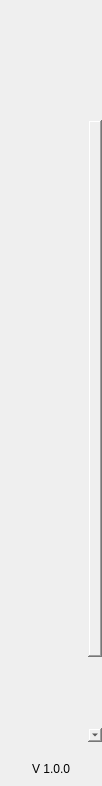
<?xml version="1.0" encoding="UTF-8"?>
<ui version="4.0">
 <class>NavMenuWidget</class>
 <widget class="QWidget" name="NavMenuWidget">
  <property name="geometry">
   <rect>
    <x>0</x>
    <y>0</y>
    <width>102</width>
    <height>786</height>
   </rect>
  </property>
  <property name="windowTitle">
   <string>Form</string>
  </property>
  <property name="styleSheet">
   <string notr="true">padding:0px;
border:none;
margin:0px;</string>
  </property>
  <layout class="QVBoxLayout" name="verticalLayout">
   <property name="spacing">
    <number>0</number>
   </property>
   <property name="leftMargin">
    <number>0</number>
   </property>
   <property name="topMargin">
    <number>0</number>
   </property>
   <property name="rightMargin">
    <number>0</number>
   </property>
   <property name="bottomMargin">
    <number>0</number>
   </property>
   <item>
    <widget class="QWidget" name="navContainer_2" native="true">
     <layout class="QVBoxLayout" name="navContainer" stretch="0,0,0,0">
      <property name="spacing">
       <number>0</number>
      </property>
      <property name="leftMargin">
       <number>0</number>
      </property>
      <property name="topMargin">
       <number>0</number>
      </property>
      <property name="rightMargin">
       <number>0</number>
      </property>
      <property name="bottomMargin">
       <number>10</number>
      </property>
      <item>
       <widget class="QPushButton" name="imgLogo">
        <property name="minimumSize">
         <size>
          <width>0</width>
          <height>120</height>
         </size>
        </property>
        <property name="focusPolicy">
         <enum>Qt::NoFocus</enum>
        </property>
        <property name="text">
         <string/>
        </property>
        <property name="iconSize">
         <size>
          <width>64</width>
          <height>64</height>
         </size>
        </property>
       </widget>
      </item>
      <item>
       <widget class="QScrollArea" name="scrollAreaNav">
        <property name="sizePolicy">
         <sizepolicy hsizetype="Expanding" vsizetype="Expanding">
          <horstretch>0</horstretch>
          <verstretch>0</verstretch>
         </sizepolicy>
        </property>
        <property name="minimumSize">
         <size>
          <width>0</width>
          <height>0</height>
         </size>
        </property>
        <property name="styleSheet">
         <string notr="true">QScrollBar {
height:0px;
 width:0px;
}

#scrollAreaNav{
background-color:transparent;
}</string>
        </property>
        <property name="horizontalScrollBarPolicy">
         <enum>Qt::ScrollBarAlwaysOff</enum>
        </property>
        <property name="sizeAdjustPolicy">
         <enum>QAbstractScrollArea::AdjustToContents</enum>
        </property>
        <property name="widgetResizable">
         <bool>true</bool>
        </property>
        <property name="alignment">
         <set>Qt::AlignLeading|Qt::AlignLeft|Qt::AlignTop</set>
        </property>
        <widget class="QWidget" name="scrollAreaNavVert">
         <property name="geometry">
          <rect>
           <x>0</x>
           <y>0</y>
           <width>102</width>
           <height>720</height>
          </rect>
         </property>
         <property name="sizePolicy">
          <sizepolicy hsizetype="Preferred" vsizetype="Expanding">
           <horstretch>0</horstretch>
           <verstretch>0</verstretch>
          </sizepolicy>
         </property>
         <property name="minimumSize">
          <size>
           <width>0</width>
           <height>0</height>
          </size>
         </property>
         <property name="autoFillBackground">
          <bool>false</bool>
         </property>
         <property name="styleSheet">
          <string notr="true">#scrollAreaNavVert{
background-color:transparent;
}</string>
         </property>
         <layout class="QVBoxLayout" name="verticalLayout_3">
          <property name="spacing">
           <number>0</number>
          </property>
          <property name="sizeConstraint">
           <enum>QLayout::SetDefaultConstraint</enum>
          </property>
          <property name="leftMargin">
           <number>0</number>
          </property>
          <property name="topMargin">
           <number>0</number>
          </property>
          <property name="rightMargin">
           <number>0</number>
          </property>
          <property name="bottomMargin">
           <number>0</number>
          </property>
          <item>
           <widget class="QToolButton" name="btnDashboard">
            <property name="minimumSize">
             <size>
              <width>100</width>
              <height>80</height>
             </size>
            </property>
            <property name="text">
             <string/>
            </property>
            <property name="iconSize">
             <size>
              <width>28</width>
              <height>28</height>
             </size>
            </property>
            <property name="checkable">
             <bool>true</bool>
            </property>
            <property name="checked">
             <bool>true</bool>
            </property>
            <property name="autoExclusive">
             <bool>true</bool>
            </property>
           </widget>
          </item>
          <item>
           <widget class="QToolButton" name="btnSend">
            <property name="minimumSize">
             <size>
              <width>100</width>
              <height>80</height>
             </size>
            </property>
            <property name="text">
             <string/>
            </property>
            <property name="iconSize">
             <size>
              <width>28</width>
              <height>28</height>
             </size>
            </property>
            <property name="checkable">
             <bool>true</bool>
            </property>
            <property name="autoExclusive">
             <bool>true</bool>
            </property>
           </widget>
          </item>
          <item>
           <widget class="QToolButton" name="btnReceive">
            <property name="minimumSize">
             <size>
              <width>100</width>
              <height>80</height>
             </size>
            </property>
            <property name="text">
             <string/>
            </property>
            <property name="iconSize">
             <size>
              <width>28</width>
              <height>28</height>
             </size>
            </property>
            <property name="checkable">
             <bool>true</bool>
            </property>
            <property name="autoExclusive">
             <bool>true</bool>
            </property>
           </widget>
          </item>
          <item>
           <widget class="QToolButton" name="btnAddress">
            <property name="minimumSize">
             <size>
              <width>100</width>
              <height>80</height>
             </size>
            </property>
            <property name="text">
             <string/>
            </property>
            <property name="iconSize">
             <size>
              <width>28</width>
              <height>28</height>
             </size>
            </property>
            <property name="checkable">
             <bool>true</bool>
            </property>
            <property name="autoExclusive">
             <bool>true</bool>
            </property>
           </widget>
          </item>
          <item>
           <widget class="QToolButton" name="btnPrivacy">
            <property name="minimumSize">
             <size>
              <width>100</width>
              <height>80</height>
             </size>
            </property>
            <property name="text">
             <string/>
            </property>
            <property name="iconSize">
             <size>
              <width>28</width>
              <height>28</height>
             </size>
            </property>
            <property name="checkable">
             <bool>true</bool>
            </property>
            <property name="autoExclusive">
             <bool>true</bool>
            </property>
           </widget>
          </item>
          <item>
           <widget class="QToolButton" name="btnMaster">
            <property name="minimumSize">
             <size>
              <width>100</width>
              <height>80</height>
             </size>
            </property>
            <property name="text">
             <string/>
            </property>
            <property name="iconSize">
             <size>
              <width>28</width>
              <height>28</height>
             </size>
            </property>
            <property name="checkable">
             <bool>true</bool>
            </property>
            <property name="autoExclusive">
             <bool>true</bool>
            </property>
           </widget>
          </item>
          <item>
           <widget class="QToolButton" name="btnColdStaking">
            <property name="minimumSize">
             <size>
              <width>100</width>
              <height>80</height>
             </size>
            </property>
            <property name="palette">
             <palette>
              <active>
               <colorrole role="WindowText">
                <brush brushstyle="SolidPattern">
                 <color alpha="255">
                  <red>165</red>
                  <green>152</green>
                  <blue>141</blue>
                 </color>
                </brush>
               </colorrole>
               <colorrole role="Text">
                <brush brushstyle="SolidPattern">
                 <color alpha="255">
                  <red>165</red>
                  <green>152</green>
                  <blue>141</blue>
                 </color>
                </brush>
               </colorrole>
               <colorrole role="ButtonText">
                <brush brushstyle="SolidPattern">
                 <color alpha="255">
                  <red>165</red>
                  <green>152</green>
                  <blue>141</blue>
                 </color>
                </brush>
               </colorrole>
              </active>
              <inactive>
               <colorrole role="WindowText">
                <brush brushstyle="SolidPattern">
                 <color alpha="255">
                  <red>165</red>
                  <green>152</green>
                  <blue>141</blue>
                 </color>
                </brush>
               </colorrole>
               <colorrole role="Text">
                <brush brushstyle="SolidPattern">
                 <color alpha="255">
                  <red>165</red>
                  <green>152</green>
                  <blue>141</blue>
                 </color>
                </brush>
               </colorrole>
               <colorrole role="ButtonText">
                <brush brushstyle="SolidPattern">
                 <color alpha="255">
                  <red>165</red>
                  <green>152</green>
                  <blue>141</blue>
                 </color>
                </brush>
               </colorrole>
              </inactive>
              <disabled>
               <colorrole role="WindowText">
                <brush brushstyle="SolidPattern">
                 <color alpha="255">
                  <red>190</red>
                  <green>190</green>
                  <blue>190</blue>
                 </color>
                </brush>
               </colorrole>
               <colorrole role="Text">
                <brush brushstyle="SolidPattern">
                 <color alpha="255">
                  <red>190</red>
                  <green>190</green>
                  <blue>190</blue>
                 </color>
                </brush>
               </colorrole>
               <colorrole role="ButtonText">
                <brush brushstyle="SolidPattern">
                 <color alpha="255">
                  <red>190</red>
                  <green>190</green>
                  <blue>190</blue>
                 </color>
                </brush>
               </colorrole>
              </disabled>
             </palette>
            </property>
            <property name="text">
             <string/>
            </property>
            <property name="icon">
             <iconset resource="../../deviant.qrc">
              <normaloff>:/ic-nav-cold-staking-active</normaloff>
              <normalon>:/ic-nav-cold-staking-active</normalon>
              <disabledoff>:/ic-nav-cold-staking-active</disabledoff>
              <disabledon>:/ic-nav-cold-staking-active</disabledon>:/ic-nav-cold-staking-active</iconset>
            </property>
            <property name="iconSize">
             <size>
              <width>28</width>
              <height>28</height>
             </size>
            </property>
            <property name="checkable">
             <bool>true</bool>
            </property>
            <property name="autoExclusive">
             <bool>true</bool>
            </property>
           </widget>
          </item>
          <item>
           <widget class="QToolButton" name="btnGovernance">
            <property name="minimumSize">
             <size>
              <width>100</width>
              <height>80</height>
             </size>
            </property>
            <property name="text">
             <string/>
            </property>
            <property name="iconSize">
             <size>
              <width>28</width>
              <height>28</height>
             </size>
            </property>
            <property name="checkable">
             <bool>true</bool>
            </property>
            <property name="autoExclusive">
             <bool>true</bool>
            </property>
           </widget>
          </item>
          <item>
           <widget class="QToolButton" name="btnSettings">
            <property name="minimumSize">
             <size>
              <width>100</width>
              <height>80</height>
             </size>
            </property>
            <property name="text">
             <string/>
            </property>
            <property name="iconSize">
             <size>
              <width>28</width>
              <height>28</height>
             </size>
            </property>
            <property name="checkable">
             <bool>true</bool>
            </property>
            <property name="autoExclusive">
             <bool>true</bool>
            </property>
           </widget>
          </item>
         </layout>
        </widget>
       </widget>
      </item>
      <item>
       <spacer name="verticalSpacer">
        <property name="orientation">
         <enum>Qt::Vertical</enum>
        </property>
        <property name="sizeType">
         <enum>QSizePolicy::Minimum</enum>
        </property>
        <property name="sizeHint" stdset="0">
         <size>
          <width>20</width>
          <height>20</height>
         </size>
        </property>
       </spacer>
      </item>
      <item alignment="Qt::AlignHCenter">
       <widget class="QLabel" name="labelVersion">
        <property name="maximumSize">
         <size>
          <width>16777215</width>
          <height>60</height>
         </size>
        </property>
        <property name="text">
         <string>V 1.0.0</string>
        </property>
        <property name="alignment">
         <set>Qt::AlignBottom|Qt::AlignHCenter</set>
        </property>
       </widget>
      </item>
     </layout>
    </widget>
   </item>
  </layout>
 </widget>
 <resources>
  <include location="../../deviant.qrc"/>
 </resources>
 <connections/>
</ui>
